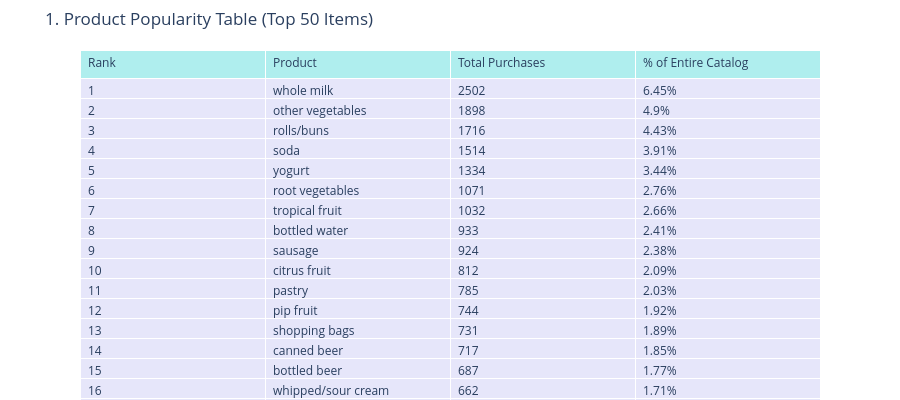

The notebook cell saved with this chart:
### Code cell
print("Loading data...")
df = load_data()

print("1. Generating Table...")
fig1 = plot_popularity_table(df)
fig1.show()

### Figure 1 — Plotly figure (JSON) as saved in the notebook; plotly's stock layout.template omitted (floating-point values rounded to 4 significant figures; data arrays with more than 128 entries replaced by an {"elided": "..."} marker saying what was removed)
{"data": [{"cells": {"align": "left", "fill": {"color": "lavender"}, "values": {"elided": "4x50 mixed values"}}, "header": {"align": "left", "fill": {"color": "paleturquoise"}, "values": ["Rank", "Product", "Total Purchases", "% of Entire Catalog"]}, "type": "table"}], "layout": {"height": 400, "margin": {"b": 0, "t": 50}, "title": {"text": "1. Product Popularity Table (Top 50 Items)"}}}
